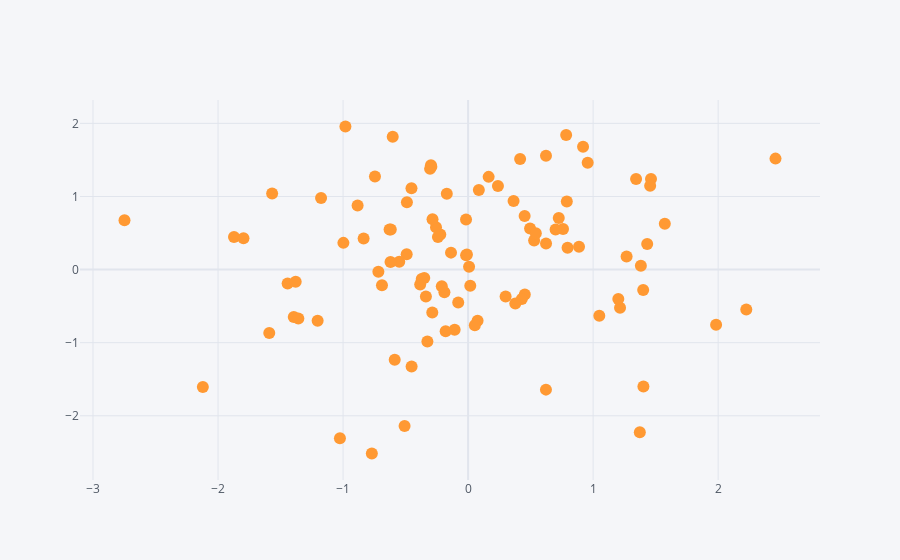

Source (notebook cell):
### Markdown cell above
## Scatter

### Code cell
df.iplot(
  kind='scatter',
  x='A',
  y='B',
  mode='markers', # to not show lines between points
)
